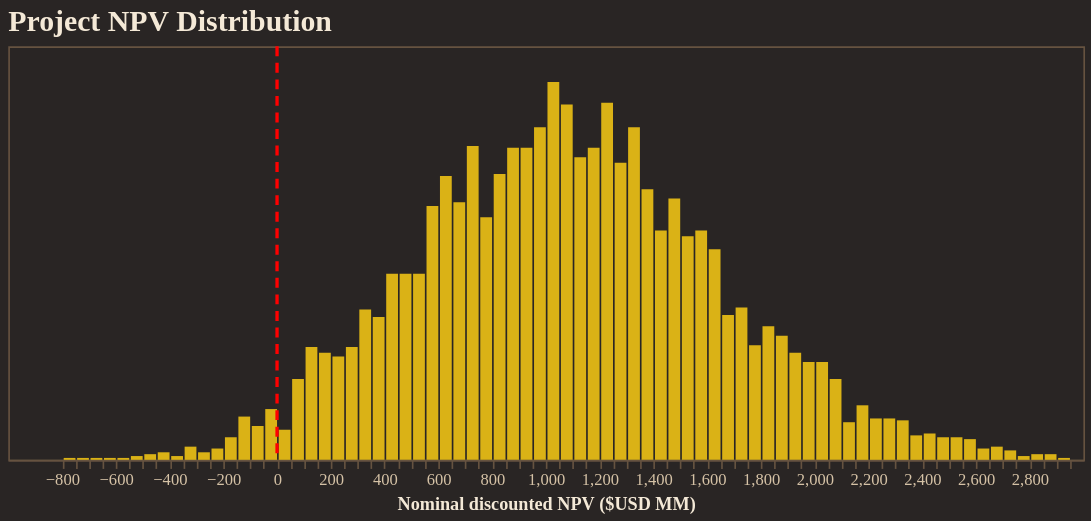

Notebook code for this chart:
### Code cell
from resgo.plotting.tables import npv_USD
import numpy as np
import pandas as pd

npv = npv_USD(
    simpack,
    nominal=True,
    discounted=True,
    success_only=False,
)
npv_usd = npv.to_numpy().ravel()
npv_df = pd.DataFrame({"npv_usd_mm": npv_usd / 1e6})

histogram = (
    alt.Chart(npv_df)
    .mark_bar(color="#FACC15", opacity=0.85)
    .encode(
        x=alt.X(
            "npv_usd_mm:Q",
            bin=alt.Bin(maxbins=100),
            title="Nominal discounted NPV ($USD MM)",
        ),
        y=alt.Y("count():Q", axis=None),
        tooltip=[alt.Tooltip("count():Q", title="Count")],
    )
    .properties(
        width=650,
        height=250,
        title="Project NPV Distribution",
    )
)

break_even = (
    alt.Chart(pd.DataFrame({"npv_usd_mm": [0]}))
    .mark_rule(color="red", strokeDash=[6, 4], strokeWidth=2)
    .encode(x="npv_usd_mm:Q")
)

fig = alt.layer(histogram, break_even)
fig.show()

### Figure 1 — Vega-Lite specification as saved in the notebook (floating-point values rounded to 4 significant figures; data arrays with more than 128 entries replaced by an {"elided": "..."} marker saying what was removed)
{"config": {"background": "#292524", "view": {"fill": "#292524", "stroke": "#665340"}, "title": {"color": "#f4e9d7", "font": "Merriweather", "fontSize": 18, "fontWeight": 600, "subtitleColor": "#d5c2a6", "anchor": "start"}, "axis": {"domainColor": "#665340", "gridColor": "#665340", "tickColor": "#665340", "labelColor": "#d5c2a6", "titleColor": "#f4e9d7", "labelFont": "Merriweather", "titleFont": "Merriweather"}, "legend": {"titleColor": "#f4e9d7", "labelColor": "#d5c2a6", "labelFont": "Merriweather", "titleFont": "Merriweather", "orient": "top-right", "symbolType": "circle"}, "header": {"labelColor": "#d5c2a6", "titleColor": "#f4e9d7", "labelFont": "Merriweather", "titleFont": "Merriweather"}, "mark": {"color": "#c78d3b"}, "line": {"color": "#c78d3b"}, "bar": {"color": "#c78d3b"}, "point": {"color": "#ddb06d"}, "area": {"color": "#c78d3b", "opacity": 0.35}, "text": {"color": "#f4e9d7", "font": "Merriweather"}, "range": {"category": ["#5DA5DA", "#F28E2B", "#59C36A", "#E15759", "#B07AA1", "#4ECDC4", "#FF9DA7", "#EDC948"]}}, "layer": [{"data": {"name": "data-75d2fae6295df31863bb56dde602d352"}, "mark": {"type": "bar", "color": "#FACC15", "opacity": 0.85}, "encoding": {"tooltip": [{"aggregate": "count", "title": "Count", "type": "quantitative"}], "x": {"bin": {"maxbins": 100}, "field": "npv_usd_mm", "title": "Nominal discounted NPV ($USD MM)", "type": "quantitative"}, "y": {"aggregate": "count", "axis": null, "type": "quantitative"}}, "title": "Project NPV Distribution"}, {"data": {"name": "data-83a0ef6621ce3be6c7bd66d40cf7fe67"}, "mark": {"type": "rule", "color": "red", "strokeDash": [6, 4], "strokeWidth": 2}, "encoding": {"x": {"field": "npv_usd_mm", "type": "quantitative"}}}], "height": 250, "width": 650, "$schema": "https://vega.github.io/schema/vega-lite/v5.20.1.json", "datasets": {"data-75d2fae6295df31863bb56dde602d352": {"elided": "5000 records"}, "data-83a0ef6621ce3be6c7bd66d40cf7fe67": [{"npv_usd_mm": 0}]}}
